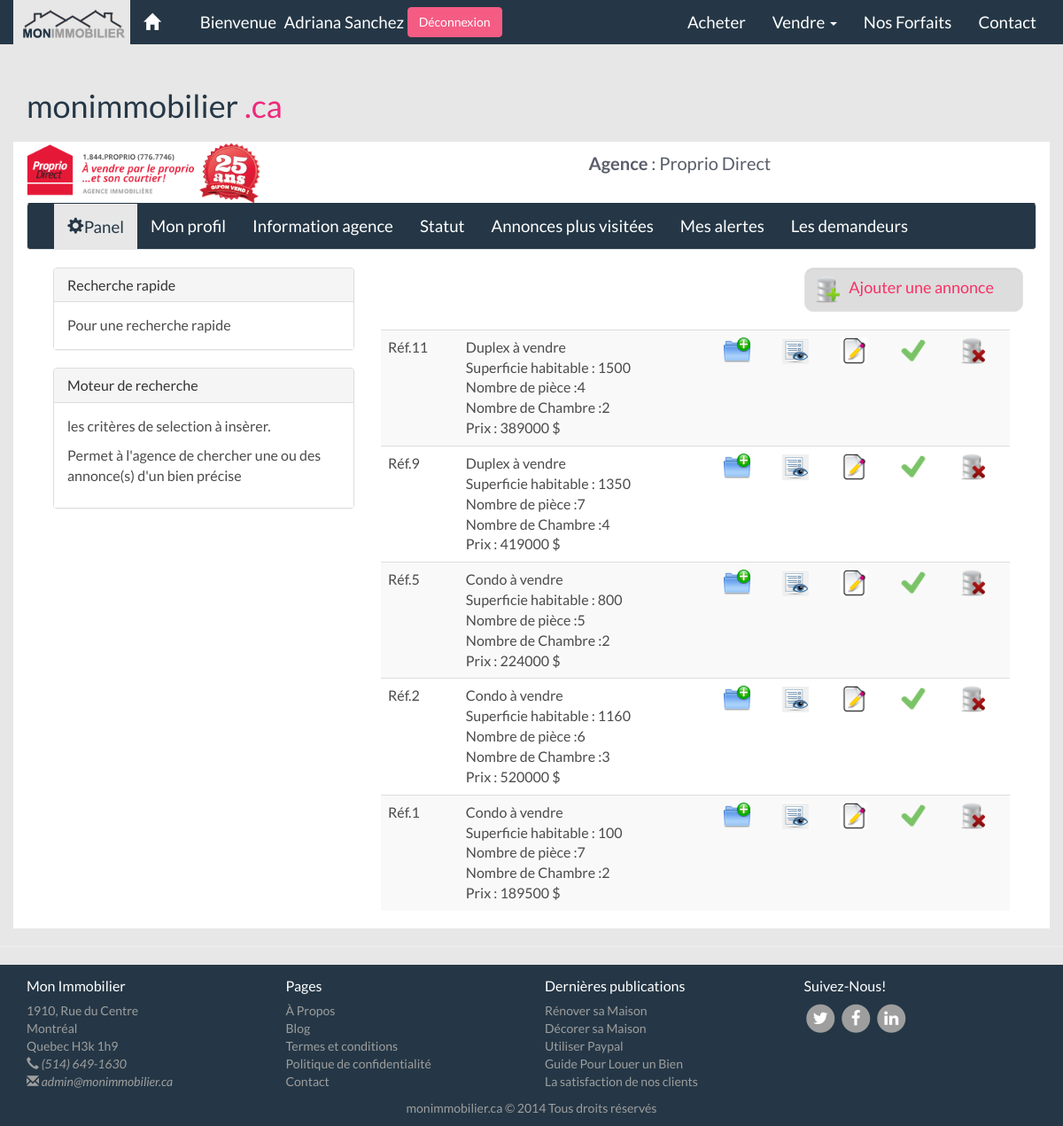
Page /index.php?page=agenceAccueil&ref=1 (signed in) on the committed database.
### tables this page shows
CREATE TABLE IF NOT EXISTS `mi_agence` (
  `ID_agence` int(11) NOT NULL AUTO_INCREMENT,
  `nom_agence` varchar(50) NOT NULL,
  `courriel_agence` varchar(50) NOT NULL,
  `siteweb` varchar(50) NOT NULL,
  `telephone_agence` varchar(14) NOT NULL,
  `ID_adresse` int(11) NOT NULL,
  `ID_photo` int(11) NOT NULL,
  PRIMARY KEY (`ID_agence`),
  KEY `ID_adresse` (`ID_adresse`),
  KEY `ID_photo` (`ID_photo`)
);

CREATE TABLE IF NOT EXISTS `mi_annonce` (
  `ID_annonce` int(11) NOT NULL AUTO_INCREMENT,
  `Date_annonce` date DEFAULT NULL,
  `prix` int(11) DEFAULT NULL,
  `ID_statut` int(11) DEFAULT NULL,
  `ID_user` int(11) DEFAULT NULL,
  `ID_adresse` int(11) DEFAULT NULL,
  `ID_typedebien` int(11) DEFAULT NULL,
  `nb_chambre` int(11) DEFAULT NULL,
  `nb_salledebains` int(11) DEFAULT NULL,
  `nb_pieces` int(11) DEFAULT NULL,
  `info_general` text,
  `superficie_habitable` int(11) DEFAULT NULL,
  `annee_construction` year(4) DEFAULT NULL,
  `annee_evaluation` year(4) DEFAULT NULL,
  `evaluation_dubatiment` int(11) DEFAULT NULL,
  `evaluation_duterrain` int(11) DEFAULT NULL,
  `etat` varchar(10) NOT NULL,
  PRIMARY KEY (`ID_annonce`),
  KEY `ID_statut` (`ID_statut`),
  KEY `ID_user` (`ID_user`),
  KEY `ID_adresse` (`ID_adresse`),
  KEY `ID_typedebien` (`ID_typedebien`)
);

CREATE TABLE IF NOT EXISTS `mi_type_debien` (
  `ID_typedebien` int(11) NOT NULL AUTO_INCREMENT,
  `typedebien` varchar(20) NOT NULL,
  `ID_categorie` int(11) NOT NULL,
  PRIMARY KEY (`ID_typedebien`),
  KEY `ID_categorie` (`ID_categorie`)
);

CREATE TABLE IF NOT EXISTS `mi_statut` (
  `ID_statut` int(11) NOT NULL AUTO_INCREMENT,
  `statut` varchar(20) NOT NULL,
  PRIMARY KEY (`ID_statut`)
);

### index.php (called while the page is built, shortened)
<?php session_start();
	require_once("./config.php");
        require_once("./gabarit.projet.php");
?>

### modeles/Agences.class.php (called while the page is built)
<?php
class Agences {
        private $DB;
        function __construct ()
        {
            $this->DB = BD::getInstance("e1395529", "dbconnect");
        }
        public function getAgence($id=NULL){
            $aAgences = Array();
            $req="  SELECT  a.*, ad.*, v.*
                    FROM  `mi_agence` a, mi_utilisateurs u, mi_adresse ad, mi_ville v
                    WHERE a.ID_agence = u.ID_agence
                    AND a.ID_adresse = ad.ID_adresse
                    AND ad.ID_ville = v.ID_ville
                    AND u.ID_utilisateurs = ".$id.";";
            $req = $this->DB->getBD()->query($req);
            if($this->DB->getBD()->affected_rows >0)
            {
                while($rs = $req->fetch_array(MYSQLI_ASSOC)){
                      $aAgences[] = $rs;
                }
            }
            return $aAgences;
        }
}

### config.php (called while the page is built, shortened)
<?php
	function mon_autoloader($class)
	{
		$dossierClasse = array('modeles/', 'vues/','vues/blog/','vues/espaceAgences/', 'lib/', '' );
	}
?>

### modeles/BD.class.php (called while the page is built, shortened)
<?php
class BD {
    private static $instance = null;
    private $idbd;
    private function __construct($base, $param) {
        $this->idbd = new mysqli(HOST,USER,PASS,$base);
        $this->idbd->set_charset("utf8");
    }
    public static function getInstance($base, $param) {
        if(is_null(self::$instance)) {
            self::$instance = new BD($base, $param);
        }
        return self::$instance;
    }
    public function getBD(){
        return $this->idbd;
    }
}
?>

### modeles/Annonces.class.php (called while the page is built, shortened)
<?php
class Annonces {
    private $DB;
	function __construct ()
	{
            $this->DB = BD::getInstance("e1395529", "dbconnect");
	}
        public function getAnnonces(){
            $aAnnonces = Array();
            $res = $this->DB->getBD()->query("SELECT *
                                             FROM  `mi_annonce` a, mi_statut s, mi_type_debien b
                                             WHERE a.ID_statut = s.ID_statut
                                             AND a.ID_user = ".$_SESSION['ID_utilisateur']."
                                             AND a.ID_typedebien = b.ID_typedebien
                                             ORDER BY ID_annonce DESC");
            if($this->DB->getBD()->affected_rows >0)
            {
                while($rs = $res->fetch_array(MYSQLI_ASSOC)){
                      $aAnnonces[] = $rs;
                }
            }
            return $aAnnonces;
        }
}
?>

### vues/espaceAgences/agenceAccueil.class.php (the view, shortened to what this page needs)
<?php
class agenceAccueil {
    public function afficheAgenceAccueil($aAnnonces=Array()) {
?>
        <div class="container-fluid block3">
            <div class="col-lg-4 col-md-4 col-sm-12  col-xs-12">
                <div class="panel panel-default">
                    <div class="panel-heading">
                        <h3 class="panel-title">
                          Recherche rapide
                      </h3>
                    </div>
                    <div class="panel-body">
                        Pour une recherche rapide
                    </div>
                </div>
                <div class="panel panel-default">
                    <div class="panel-heading">
                        <h3 class="panel-title">Moteur de recherche</h3>
                    </div>
                    <div class="panel-body">
                        <p>
                            les critères de selection à insèrer.
                        </p>
                        <p>
                            Permet à l'agence de chercher une ou des annonce(s)
                            d'un bien précise
                        </p>
                    </div>
                </div>
            </div>
            <div class="col-lg-8 col-md-8 col-sm-12 col-xs-12">
                <div class="row">
                    <div class="col-xs-12 col-lg-4 col-lg-offset-8 well well-sm ajouterannonce">
                        <div class="media">
                            <a class="pull-left" href="#">
                                <img class="media-object pull-left icone" src="./img/adminAgence/add.png">
                            </a>
                            <div class="media-body">
                                <p class="media-heading">
                                    <a class="pull-left" href="index.php?page=agenceAccueil&section=ajoutAnnonce&ref=<?php echo $_SESSION['ID_utilisateur'];?>&id=<?php echo $annonce['ID_annonce'];?>">
                                        Ajouter une annonce
                                    </a>
                                </p>
                            </div>
                        </div>
                    </div>
                </div>
                <div class="table-responsive ">
                    <table class="table table-striped">
                        <tbody>
                            <?php $aAnnonces;
                                foreach($aAnnonces as $cle => $annonce)
                                   {
                               ?>
                            <tr>
                                <td>Réf.<?php echo $annonce['ID_annonce']?></td>
                                <td>
                                    <?php echo $annonce['typedebien']?> à <?php echo $annonce['statut'];
                                ?>
                                        <br/>Superficie habitable : <?php echo $annonce['superficie_habitable']?>
                                        <br/>Nombre de pièce :<?php echo $annonce['nb_pieces']?>
                                        <br/>Nombre de Chambre :<?php echo $annonce['nb_chambre']?>
                                        <br/>Prix : <?php echo $annonce['prix']?> $
                                </td>
                                <td>
                                    <a data-toggle="modal" data-target="#myModal<?php echo $annonce['ID_annonce'];?>" href="#myModal<?php echo $annonce['ID_annonce'];?>">
                                        <img class="icone" src="./img/adminAgence/upload.png">
                                    </a>
                                </td>
                            <td>
                                <a href="index.php?page=agenceAccueil&section=visionner&ref=<?php echo $_SESSION['ID_utilisateur'];?>&id=<?php echo $annonce['ID_annonce'];?>">
                                    <img class="icone" src="./img/adminAgence/visionner.png">
                                </a>
                            </td>
                            <td>
                                <a href="index.php?page=agenceAccueil&section=modifier&ref=<?php echo $_SESSION['ID_utilisateur'];?>&id=<?php echo $annonce['ID_annonce'];?>">
                                    <img class="icone" src="./img/adminAgence/modifier.jpg">
                                </a>
                            </td>
                            <td>
                                <a data-toggle="modal" href="#desactiver<?php echo $annonce['ID_annonce'];?>">
                                   <?php
                                       if ($annonce['etat']=='off') {
                                     ?>
                                    <img class="icone" src="./img/adminAgence/desactiver.jpg">
                                     <?php
                                        }
                                        else {
                                     ?>
                                    <img class="icone" src="./img/adminAgence/activer.png">
                                    <?php
                                        }
                                     ?>
                                </a>
                            </td>
                            <td>
                            <a data-toggle="modal" href="#infos<?php echo $annonce['ID_annonce']?>">
                                <img class="icone" src="./img/adminAgence/remove.png">
                            </a>
                            </td>
                        </tr>
                       <?php
                             }
                        ?>
                        </tbody>
                    </table>
                </div>
            </div>
        </div>
    </div>
    <hr/>
<?php
    }
}

### vues/espaceAgences/HeaderAgence.class.php
<?php
class HeaderAgence {
    public function AfficheHeaderAgence($aAgence=Array()){
        ?>
    <div class="container containerAgence">
        <div class="row block1">
            <?php
                foreach ($aAgence as $cle => $agence){
            ?>
            <div class="col-lg-3 col-md-3 col-sm-12  col-xs-12  cols">
                <img src="img/photos/agence/<?php echo $agence['ID_agence']?>.jpeg" class="img-responsive" />
            </div>
            <div class="col-lg-9 col-md-9 col-sm-12 col-xs-12 cols1">
                <div class="row block2">
                    <div class="col-xs-12 col-md-12 col-sm-12 col-lg-12 text-center">
                        <ul class="list-group">
                            <li class="list-group-item text-agence"><strong>Agence</strong> : <?php echo $agence['nom_agence']?></li>
                        </ul>
                    </div>
                </div>
                <?php } ?>
            </div>
        </div>
        <?php
    }
}

### rows in the picture
mi_agence: nom_agence "Proprio Direct"
mi_annonce: ID_annonce "11", ID_typedebien.typedebien "Duplex", ID_statut.statut "vendre", superficie_habitable "1500", nb_pieces "4", nb_chambre "2", prix "389000"
mi_annonce: ID_annonce "9", ID_typedebien.typedebien "Duplex", ID_statut.statut "vendre", superficie_habitable "1350", nb_pieces "7", nb_chambre "4", prix "419000"
mi_annonce: ID_annonce "5", ID_typedebien.typedebien "Condo", ID_statut.statut "vendre", superficie_habitable "800", nb_pieces "5", nb_chambre "2", prix "224000"
mi_annonce: ID_annonce "2", ID_typedebien.typedebien "Condo", ID_statut.statut "vendre", superficie_habitable "1160", nb_pieces "6", nb_chambre "3", prix "520000"
mi_annonce: ID_annonce "1", ID_typedebien.typedebien "Condo", ID_statut.statut "vendre", superficie_habitable "100", nb_pieces "7", nb_chambre "2", prix "189500"

### other values in the picture
$_SESSION['prenom_utilisateur'] "Adriana"
$_SESSION['nom_utilisateur'] "Sanchez"
